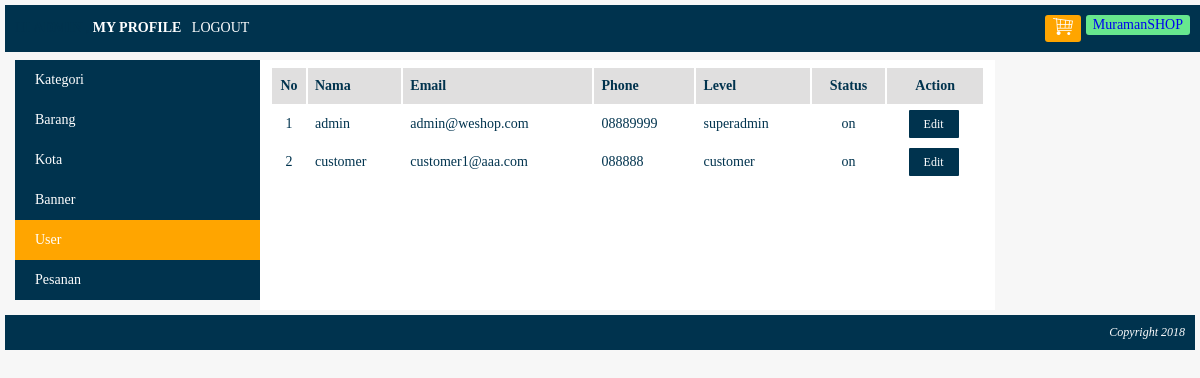
The app's page /index.php?page=my_profile&module=user&action=list (signed in) with its own data.
### tables this page shows
CREATE TABLE `user` (
  `user_id` int(10) NOT NULL,
  `level` varchar(30) NOT NULL,
  `nama` varchar(150) NOT NULL,
  `email` varchar(160) NOT NULL,
  `alamat` varchar(400) NOT NULL,
  `phone` varchar(15) NOT NULL,
  `password` varchar(300) NOT NULL,
  `status` enum('on','off') NOT NULL
);

### module/user/list.php (the view)
<?php
    $no=1;
    $queryAdmin = mysqli_query($koneksi, "SELECT * FROM user ORDER BY nama ASC");
    if(mysqli_num_rows($queryAdmin) == 0)
    {
        echo "<h3>Saat ini belum ada data user yang dimasukan</h3>";
    }
    else
    {
        echo "<table class='table-list'>";
            echo "<tr class='baris-title'>
                    <th class='no'>No</th>
                    <th class='kiri'>Nama</th>
                    <th class='kiri'>Email</th>
                    <th class='kiri'>Phone</th>
                    <th class='kiri'>Level</th>
                    <th class='tengah'>Status</th>
                    <th class='tengah'h>Action</th>
                 </tr>";
            while($rowUser=mysqli_fetch_array($queryAdmin))
            {
                echo "<tr>
                        <td class='no'>$no</td>
                        <td>$rowUser[nama]</td>
                        <td>$rowUser[email]</td>
                        <td>$rowUser[phone]</td>
                        <td>$rowUser[level]</td>
                        <td class='tengah'>$rowUser[status]</td>
                        <td class='tengah'><a class='tombol-action' href='".BASE_URL."index.php?page=my_profile&module=user&action=form&user_id=$rowUser[user_id]"."'>Edit</a></td>
                     </tr>";
                $no++;
            }
        echo "</table>";
    }
?>

### css/style.css (style rules this page uses)
body { font-family:Verdana; font-size: 14px; color:#00334e; background: #f7f7f7; margin: 0px; padding: 0px; box-sizing: border-box; }
.table-list { width: 100%; }
.table-list tr.baris-title { background: #e0dfdf; }
.table-list tr th, .table-list tr td { padding: 10px 7px; }
.no { width: 20px; text-align: center; }
.kiri { text-align: left; }
.tengah { text-align: center; }
.tombol-action { background:#00334e;; color: white; border-radius: 1px; margin-right: 3px; padding: 7px 15px; text-decoration: none; font-size: 12px; }

### records on screen
user: nama "admin", email "admin@weshop.com", phone "08889999", level "superadmin", status "on"
user: nama "customer", email "customer1@aaa.com", phone "088888", level "customer", status "on"
